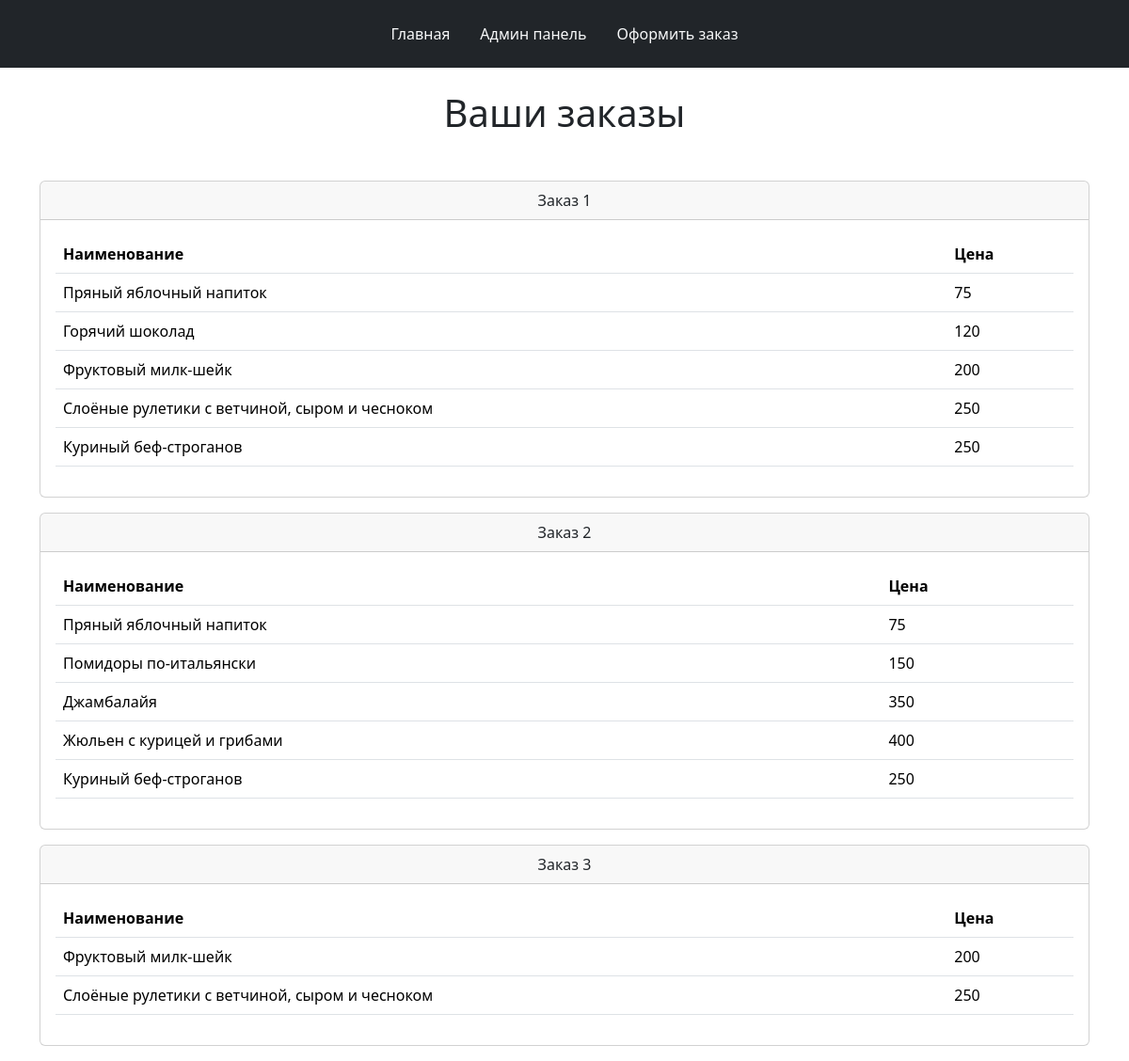
Screenshot of /history/staff_1 with the database file from the repository.
### corporate_food/models.py (models this page shows, shortened)
class Dish(models.Model):
    name = models.CharField(max_length=128)
    composition = models.TextField(max_length=512)
    price = models.IntegerField()
    type_of_dish = models.CharField(max_length=30, choices=type_dish)
    calories = models.IntegerField()
    class Meta:
        verbose_name = 'Блюдо'
        verbose_name_plural = 'Блюда'

### corporate_food/views.py (the view)
# urls.py: path('history/<user_id>', view=views.history, name='history'),
def history(request, user_id):
    staffer = Staffer.objects.get(name = user_id)
    orders = Order.objects.filter(staffer = staffer)
    order_dishes={}
    for i, order in enumerate(orders):
        dish = Order_Dish.objects.filter(order = order)
        items = []
        for item in dish:
            items.append({
                'name': item.dish.name,
                'price': item.dish.price,
                },)
        order_dishes[f'{i+1}'] = items
    context = {
        'orders': order_dishes,
    }
    return render(request, 'corporate_food/history.html', context)

### corporate_food/templates/corporate_food/history.html
{% extends 'corporate_food/base.html' %}
{% load static %}
{% block content %}
    <div class="container">
        <h1 class="text-center mt-4 mb-5">Ваши заказы</h1>
        {% for order, items in orders.items %}
            <div class="card mb-3">
                <div class="text-center card-header">Заказ {{ order }}</div>
                <div class="card-body">
                    <table class="table">
                        <thead>
                            <tr>
                                <th>Наименование</th>
                                <th>Цена</th>
                            </tr>
                        </thead>
                        <tbody>
                            {% for item in items %}
                                <tr>
                                    <td>{{ item.name }}</td>
                                    <td>{{ item.price }}</td>
                                </tr>
                            {% endfor %}
                        </tbody>
                    </table>
                </div>
            </div>
        {% endfor %}
    </div>
{% endblock %}

### rows the page displays
Dish: name "Пряный яблочный напиток" "Пряный яблочный напиток"
Dish: name "Горячий шоколад"
Dish: name "Фруктовый милк-шейк" "Фруктовый милк-шейк"
Dish: name "Слоёные рулетики с ветчиной, сыром и чесноком" "Слоёные рулетики с ветчиной, сыром и чесноком"
Dish: name "Куриный беф-строганов" "Куриный беф-строганов"
Dish: name "Помидоры по-итальянски"
Dish: name "Джамбалайя"
Dish: name "Жюльен с курицей и грибами"

### other values shown
{{ order }} "1" "2" "3"
{{ item.price }} "75" "120" "200" "250" "250" "75" "150" "350" "400" "250" "200" "250"
